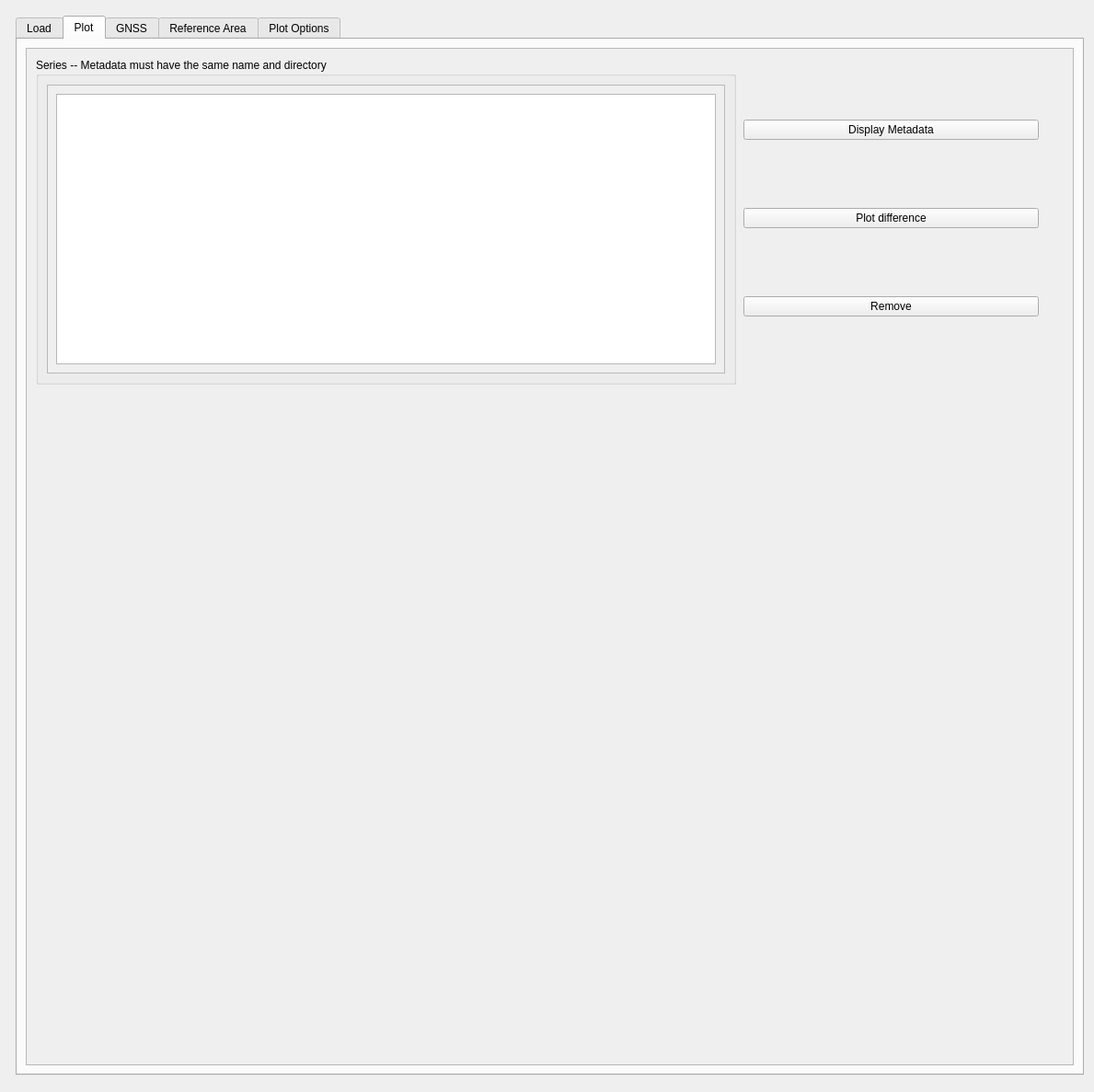
<?xml version="1.0" encoding="UTF-8"?>
<ui version="4.0">
 <class>Form</class>
 <widget class="QWidget" name="Form">
  <property name="geometry">
   <rect>
    <x>0</x>
    <y>0</y>
    <width>1189</width>
    <height>1187</height>
   </rect>
  </property>
  <property name="windowTitle">
   <string>PS Time Serie Viewer</string>
  </property>
  <layout class="QFormLayout" name="formLayout_2">
   <item row="1" column="0">
    <layout class="QVBoxLayout" name="verticalLayout_17"/>
   </item>
   <item row="1" column="1">
    <widget class="QTabWidget" name="PS_Time_Viewer">
     <property name="minimumSize">
      <size>
       <width>1152</width>
       <height>1152</height>
      </size>
     </property>
     <property name="autoFillBackground">
      <bool>false</bool>
     </property>
     <property name="currentIndex">
      <number>1</number>
     </property>
     <widget class="QWidget" name="Chargement">
      <attribute name="title">
       <string>Load</string>
      </attribute>
      <widget class="QWidget" name="verticalLayoutWidget_13">
       <property name="geometry">
        <rect>
         <x>10</x>
         <y>10</y>
         <width>1111</width>
         <height>451</height>
        </rect>
       </property>
       <layout class="QVBoxLayout" name="verticalLayout_14">
        <item>
         <layout class="QGridLayout" name="gridLayout_4">
          <item row="0" column="0">
           <widget class="QGroupBox" name="groupBox">
            <property name="title">
             <string>Time Series (Required for Plot Options)</string>
            </property>
            <layout class="QGridLayout" name="gridLayout_2">
             <item row="0" column="0">
              <widget class="QTextEdit" name="time_series">
               <property name="maximumSize">
                <size>
                 <width>16777215</width>
                 <height>30</height>
                </size>
               </property>
              </widget>
             </item>
             <item row="0" column="1">
              <widget class="QPushButton" name="time_series_search">
               <property name="text">
                <string>Search a file</string>
               </property>
              </widget>
             </item>
             <item row="1" column="0">
              <widget class="QPushButton" name="time_series_push">
               <property name="text">
                <string>Load</string>
               </property>
              </widget>
             </item>
            </layout>
           </widget>
          </item>
         </layout>
        </item>
        <item>
         <layout class="QVBoxLayout" name="verticalLayout_13">
          <item alignment="Qt::AlignTop">
           <widget class="QPushButton" name="check_metadata_push">
            <property name="text">
             <string>Check Metadata</string>
            </property>
           </widget>
          </item>
         </layout>
        </item>
        <item>
         <layout class="QVBoxLayout" name="verticalLayout_15">
          <item alignment="Qt::AlignTop">
           <widget class="QGroupBox" name="reference_groupBox">
            <property name="maximumSize">
             <size>
              <width>16777215</width>
              <height>100</height>
             </size>
            </property>
            <property name="title">
             <string>Reference Area (Required for Reference Area Option)</string>
            </property>
            <layout class="QGridLayout" name="gridLayout_8">
             <item row="0" column="1">
              <widget class="QTextEdit" name="ref_2"/>
             </item>
             <item row="0" column="2">
              <widget class="QPushButton" name="ref_search">
               <property name="text">
                <string>Search a file</string>
               </property>
              </widget>
             </item>
             <item row="1" column="1">
              <widget class="QPushButton" name="ref_push">
               <property name="text">
                <string>Load</string>
               </property>
              </widget>
             </item>
            </layout>
           </widget>
          </item>
         </layout>
        </item>
        <item>
         <layout class="QVBoxLayout" name="verticalLayout_5">
          <item>
           <widget class="QGroupBox" name="GNSS">
            <property name="maximumSize">
             <size>
              <width>16777215</width>
              <height>100</height>
             </size>
            </property>
            <property name="title">
             <string>GNSS (Required for GNSS Option)</string>
            </property>
            <layout class="QGridLayout" name="gridLayout_7">
             <item row="0" column="1">
              <widget class="QTextEdit" name="gnss_2"/>
             </item>
             <item row="1" column="1">
              <widget class="QPushButton" name="gnss_push">
               <property name="text">
                <string>Load</string>
               </property>
              </widget>
             </item>
             <item row="0" column="2">
              <widget class="QPushButton" name="gnss_search">
               <property name="text">
                <string>Search a file</string>
               </property>
              </widget>
             </item>
            </layout>
           </widget>
          </item>
         </layout>
        </item>
       </layout>
      </widget>
      <widget class="QWidget" name="verticalLayoutWidget_14">
       <property name="geometry">
        <rect>
         <x>10</x>
         <y>470</y>
         <width>1111</width>
         <height>491</height>
        </rect>
       </property>
       <layout class="QVBoxLayout" name="verticalLayout_12"/>
      </widget>
     </widget>
     <widget class="QWidget" name="Affichage">
      <attribute name="title">
       <string>Plot</string>
      </attribute>
      <layout class="QVBoxLayout" name="verticalLayout_2">
       <item>
        <layout class="QVBoxLayout" name="verticalLayout_6">
         <item>
          <widget class="QScrollArea" name="scrollArea">
           <property name="minimumSize">
            <size>
             <width>0</width>
             <height>0</height>
            </size>
           </property>
           <property name="maximumSize">
            <size>
             <width>16777215</width>
             <height>16777215</height>
            </size>
           </property>
           <property name="widgetResizable">
            <bool>true</bool>
           </property>
           <widget class="QWidget" name="Plot_Scroll">
            <property name="geometry">
             <rect>
              <x>0</x>
              <y>0</y>
              <width>1116</width>
              <height>1090</height>
             </rect>
            </property>
            <widget class="QWidget" name="verticalLayoutWidget_2">
             <property name="geometry">
              <rect>
               <x>10</x>
               <y>10</y>
               <width>761</width>
               <height>355</height>
              </rect>
             </property>
             <layout class="QVBoxLayout" name="verticalLayout_3">
              <item>
               <widget class="QGroupBox" name="series">
                <property name="maximumSize">
                 <size>
                  <width>16777215</width>
                  <height>16777215</height>
                 </size>
                </property>
                <property name="title">
                 <string>Series -- Metadata must have the same name and directory</string>
                </property>
                <layout class="QVBoxLayout" name="verticalLayout">
                 <item>
                  <widget class="QScrollArea" name="scrollArea_3">
                   <property name="maximumSize">
                    <size>
                     <width>16777215</width>
                     <height>16777215</height>
                    </size>
                   </property>
                   <property name="widgetResizable">
                    <bool>true</bool>
                   </property>
                   <widget class="QWidget" name="scrollAreaWidgetContents_3">
                    <property name="geometry">
                     <rect>
                      <x>0</x>
                      <y>0</y>
                      <width>729</width>
                      <height>304</height>
                     </rect>
                    </property>
                    <layout class="QGridLayout" name="gridLayout_22">
                     <item row="0" column="0" rowspan="2">
                      <widget class="QListWidget" name="list_series">
                       <property name="maximumSize">
                        <size>
                         <width>16777215</width>
                         <height>16777215</height>
                        </size>
                       </property>
                      </widget>
                     </item>
                    </layout>
                   </widget>
                  </widget>
                 </item>
                </layout>
               </widget>
              </item>
             </layout>
            </widget>
            <widget class="QWidget" name="verticalLayoutWidget">
             <property name="geometry">
              <rect>
               <x>779</x>
               <y>9</y>
               <width>321</width>
               <height>351</height>
              </rect>
             </property>
             <layout class="QVBoxLayout" name="verticalLayout_4">
              <item>
               <widget class="QPushButton" name="display_metadata_push">
                <property name="text">
                 <string>Display Metadata</string>
                </property>
               </widget>
              </item>
              <item>
               <widget class="QPushButton" name="plot_difference">
                <property name="text">
                 <string>Plot difference</string>
                </property>
               </widget>
              </item>
              <item>
               <widget class="QPushButton" name="remove_push">
                <property name="text">
                 <string>Remove</string>
                </property>
               </widget>
              </item>
             </layout>
            </widget>
            <widget class="QWidget" name="verticalLayoutWidget_3">
             <property name="geometry">
              <rect>
               <x>19</x>
               <y>369</y>
               <width>1081</width>
               <height>701</height>
              </rect>
             </property>
             <layout class="QVBoxLayout" name="graph_loc">
              <property name="spacing">
               <number>6</number>
              </property>
              <property name="sizeConstraint">
               <enum>QLayout::SetNoConstraint</enum>
              </property>
             </layout>
            </widget>
           </widget>
          </widget>
         </item>
        </layout>
       </item>
      </layout>
     </widget>
     <widget class="QWidget" name="gnss">
      <attribute name="title">
       <string>GNSS</string>
      </attribute>
      <layout class="QGridLayout" name="gridLayout_5">
       <item row="0" column="0">
        <layout class="QVBoxLayout" name="verticalLayout_7">
         <item>
          <widget class="QScrollArea" name="scrollArea_4">
           <property name="widgetResizable">
            <bool>true</bool>
           </property>
           <widget class="QWidget" name="gnss_Scroll">
            <property name="geometry">
             <rect>
              <x>0</x>
              <y>0</y>
              <width>1116</width>
              <height>1090</height>
             </rect>
            </property>
            <layout class="QGridLayout" name="gridLayout_10">
             <item row="0" column="0">
              <layout class="QVBoxLayout" name="verticalLayout_9">
               <property name="sizeConstraint">
                <enum>QLayout::SetMinimumSize</enum>
               </property>
               <item alignment="Qt::AlignTop">
                <widget class="QGroupBox" name="gnss_selection_groupBox">
                 <property name="maximumSize">
                  <size>
                   <width>16777215</width>
                   <height>400</height>
                  </size>
                 </property>
                 <property name="title">
                  <string>GNSS File Selection</string>
                 </property>
                 <layout class="QGridLayout" name="gridLayout_9">
                  <item row="0" column="0">
                   <widget class="QScrollArea" name="scrollArea_7">
                    <property name="maximumSize">
                     <size>
                      <width>16777215</width>
                      <height>300</height>
                     </size>
                    </property>
                    <property name="widgetResizable">
                     <bool>true</bool>
                    </property>
                    <widget class="QWidget" name="scrollAreaWidgetContents_7">
                     <property name="geometry">
                      <rect>
                       <x>0</x>
                       <y>0</y>
                       <width>1058</width>
                       <height>218</height>
                      </rect>
                     </property>
                     <layout class="QGridLayout" name="gridLayout_23">
                      <item row="0" column="0">
                       <widget class="QListWidget" name="gnss_selection_list"/>
                      </item>
                     </layout>
                    </widget>
                   </widget>
                  </item>
                 </layout>
                </widget>
               </item>
              </layout>
             </item>
             <item row="2" column="0" rowspan="3">
              <layout class="QVBoxLayout" name="verticalLayout_10">
               <property name="sizeConstraint">
                <enum>QLayout::SetDefaultConstraint</enum>
               </property>
               <item alignment="Qt::AlignTop">
                <widget class="QGroupBox" name="gnss_new_time_series_groupBox">
                 <property name="maximumSize">
                  <size>
                   <width>16777215</width>
                   <height>100</height>
                  </size>
                 </property>
                 <property name="title">
                  <string>New Time Series</string>
                 </property>
                 <layout class="QGridLayout" name="gridLayout">
                  <item row="0" column="1">
                   <widget class="QTextEdit" name="new_file_with_gnss"/>
                  </item>
                  <item row="0" column="2">
                   <widget class="QPushButton" name="new_file_with_gnss_search">
                    <property name="text">
                     <string>Search a file</string>
                    </property>
                   </widget>
                  </item>
                  <item row="1" column="1">
                   <widget class="QPushButton" name="ok_gnss">
                    <property name="text">
                     <string>Ok</string>
                    </property>
                   </widget>
                  </item>
                 </layout>
                </widget>
               </item>
              </layout>
             </item>
             <item row="5" column="0" rowspan="3">
              <layout class="QHBoxLayout" name="horizontalLayout"/>
             </item>
            </layout>
           </widget>
          </widget>
         </item>
        </layout>
       </item>
      </layout>
     </widget>
     <widget class="QWidget" name="ref">
      <attribute name="title">
       <string>Reference Area</string>
      </attribute>
      <layout class="QVBoxLayout" name="verticalLayout_24">
       <item>
        <layout class="QFormLayout" name="formLayout_3">
         <item row="0" column="0">
          <layout class="QVBoxLayout" name="verticalLayout_18">
           <item>
            <widget class="QGroupBox" name="choose_ref_groupBox">
             <property name="title">
              <string>Choose a Reference Area</string>
             </property>
             <layout class="QGridLayout" name="gridLayout_12">
              <item row="2" column="0">
               <widget class="QGroupBox" name="create_new_ref_groupBox">
                <property name="maximumSize">
                 <size>
                  <width>16777215</width>
                  <height>100</height>
                 </size>
                </property>
                <property name="title">
                 <string>Create de new area: Search a folder, and write the new file name</string>
                </property>
                <layout class="QGridLayout" name="gridLayout_13">
                 <item row="2" column="0">
                  <widget class="QPushButton" name="create_new_ref_push">
                   <property name="text">
                    <string>Create</string>
                   </property>
                  </widget>
                 </item>
                 <item row="0" column="1">
                  <widget class="QPushButton" name="new_ref">
                   <property name="text">
                    <string>New</string>
                   </property>
                  </widget>
                 </item>
                 <item row="0" column="0">
                  <widget class="QTextEdit" name="create_new_ref"/>
                 </item>
                </layout>
               </widget>
              </item>
              <item row="3" column="0">
               <widget class="QGroupBox" name="load_ref_groupBox">
                <property name="title">
                 <string>Load an existing area</string>
                </property>
                <layout class="QGridLayout" name="gridLayout_14">
                 <item row="0" column="0">
                  <widget class="QListWidget" name="ref_list"/>
                 </item>
                </layout>
               </widget>
              </item>
             </layout>
            </widget>
           </item>
          </layout>
         </item>
         <item row="0" column="1">
          <layout class="QHBoxLayout" name="horizontalLayout_2">
           <item>
            <layout class="QVBoxLayout" name="verticalLayout_19">
             <item>
              <widget class="QGroupBox" name="list_time_series_with_new_ref_groupBox">
               <property name="title">
                <string>Select a time serie file to apply the new reference</string>
               </property>
               <layout class="QGridLayout" name="gridLayout_16">
                <item row="0" column="0">
                 <widget class="QListWidget" name="list_time_series_with_new_ref"/>
                </item>
               </layout>
              </widget>
             </item>
            </layout>
           </item>
          </layout>
         </item>
         <item row="1" column="0" colspan="2">
          <layout class="QVBoxLayout" name="verticalLayout_20">
           <item>
            <widget class="QGroupBox" name="create_time_series_with_new_ref_groupBox">
             <property name="maximumSize">
              <size>
               <width>16777215</width>
               <height>90</height>
              </size>
             </property>
             <property name="title">
              <string>Create a New Time Series File</string>
             </property>
             <layout class="QHBoxLayout" name="horizontalLayout_3">
              <item>
               <widget class="QTextEdit" name="create_time_series_with_new_ref"/>
              </item>
              <item>
               <widget class="QPushButton" name="create_time_series_with_new_ref_search">
                <property name="text">
                 <string>Search a file</string>
                </property>
               </widget>
              </item>
             </layout>
            </widget>
           </item>
           <item>
            <layout class="QVBoxLayout" name="verticalLayout_21">
             <item>
              <widget class="QPushButton" name="ref_ok">
               <property name="text">
                <string>Ok</string>
               </property>
              </widget>
             </item>
            </layout>
           </item>
          </layout>
         </item>
         <item row="2" column="0">
          <layout class="QVBoxLayout" name="verticalLayout_23"/>
         </item>
        </layout>
       </item>
      </layout>
     </widget>
     <widget class="QWidget" name="plot_optiond">
      <attribute name="title">
       <string>Plot Options</string>
      </attribute>
      <layout class="QGridLayout" name="gridLayout_3">
       <item row="0" column="0" colspan="2">
        <layout class="QVBoxLayout" name="verticalLayout_11">
         <item>
          <widget class="QScrollArea" name="scrollArea_6">
           <property name="widgetResizable">
            <bool>true</bool>
           </property>
           <widget class="QWidget" name="plot_options_Scroll">
            <property name="geometry">
             <rect>
              <x>0</x>
              <y>0</y>
              <width>1116</width>
              <height>1090</height>
             </rect>
            </property>
            <layout class="QFormLayout" name="formLayout_4">
             <item row="0" column="0">
              <layout class="QVBoxLayout" name="verticalLayout_8">
               <item>
                <widget class="QRadioButton" name="stat_button">
                 <property name="text">
                  <string>Statistics</string>
                 </property>
                </widget>
               </item>
               <item>
                <widget class="QGroupBox" name="selec_couche">
                 <property name="title">
                  <string>Layers</string>
                 </property>
                 <layout class="QGridLayout" name="gridLayout_17">
                  <item row="0" column="0">
                   <widget class="QListWidget" name="layers_for_options"/>
                  </item>
                 </layout>
                </widget>
               </item>
               <item>
                <widget class="QRadioButton" name="metadata_button">
                 <property name="text">
                  <string>Parameters (from metadata)</string>
                 </property>
                </widget>
               </item>
               <item>
                <widget class="QListWidget" name="selec_param">
                 <item>
                  <property name="text">
                   <string>Angle d'incidence</string>
                  </property>
                 </item>
                 <item>
                  <property name="text">
                   <string>Déplacement moyen</string>
                  </property>
                 </item>
                 <item>
                  <property name="text">
                   <string>Vitesse</string>
                  </property>
                 </item>
                </widget>
               </item>
               <item>
                <widget class="QPushButton" name="params_ok">
                 <property name="text">
                  <string>Ok</string>
                 </property>
                </widget>
               </item>
              </layout>
             </item>
             <item row="0" column="1">
              <layout class="QVBoxLayout" name="verticalLayout_22">
               <item>
                <widget class="QListWidget" name="selec_stat">
                 <item>
                  <property name="text">
                   <string>Ecart Type</string>
                  </property>
                 </item>
                 <item>
                  <property name="text">
                   <string>Variance</string>
                  </property>
                 </item>
                </widget>
               </item>
              </layout>
             </item>
            </layout>
           </widget>
          </widget>
         </item>
        </layout>
       </item>
      </layout>
     </widget>
    </widget>
   </item>
  </layout>
 </widget>
 <resources/>
 <connections/>
</ui>
